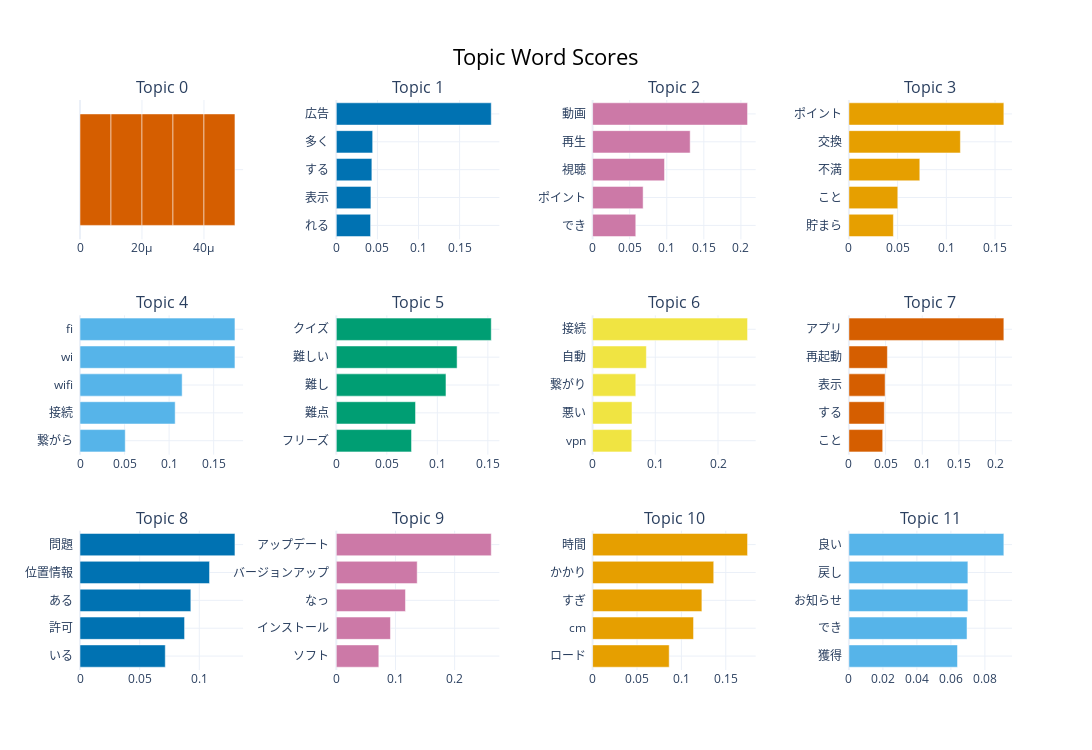

Notebook source saved alongside this figure:
### Code cell
topic_model.visualize_barchart(
    top_n_topics=14,
    width=500,  # 幅を広げる
)

### Figure 1 — Plotly figure (JSON) as saved in the notebook; plotly's stock layout.template omitted (floating-point values rounded to 4 significant figures)
{"data": [{"marker": {"color": "#D55E00"}, "orientation": "h", "type": "bar", "x": [1e-05, 1e-05, 1e-05, 1e-05, 1e-05], "xaxis": "x", "y": ["  ", "  ", "  ", "  ", "  "], "yaxis": "y"}, {"marker": {"color": "#0072B2"}, "orientation": "h", "type": "bar", "x": [0.04169, 0.04211, 0.04326, 0.04424, 0.1885], "xaxis": "x2", "y": ["れる  ", "表示  ", "する  ", "多く  ", "広告  "], "yaxis": "y2"}, {"marker": {"color": "#CC79A7"}, "orientation": "h", "type": "bar", "x": [0.05823, 0.06812, 0.097, 0.1316, 0.2089], "xaxis": "x3", "y": ["でき  ", "ポイント  ", "視聴  ", "再生  ", "動画  "], "yaxis": "y3"}, {"marker": {"color": "#E69F00"}, "orientation": "h", "type": "bar", "x": [0.04567, 0.05018, 0.07278, 0.1144, 0.159], "xaxis": "x4", "y": ["貯まら  ", "こと  ", "不満  ", "交換  ", "ポイント  "], "yaxis": "y4"}, {"marker": {"color": "#56B4E9"}, "orientation": "h", "type": "bar", "x": [0.05077, 0.1068, 0.1146, 0.1739, 0.1739], "xaxis": "x5", "y": ["繋がら  ", "接続  ", "wifi  ", "wi  ", "fi  "], "yaxis": "y5"}, {"marker": {"color": "#009E73"}, "orientation": "h", "type": "bar", "x": [0.07446, 0.07842, 0.1085, 0.1196, 0.1534], "xaxis": "x6", "y": ["フリーズ  ", "難点  ", "難し  ", "難しい  ", "クイズ  "], "yaxis": "y6"}, {"marker": {"color": "#F0E442"}, "orientation": "h", "type": "bar", "x": [0.0625, 0.06281, 0.06884, 0.08574, 0.2471], "xaxis": "x7", "y": ["vpn  ", "悪い  ", "繋がり  ", "自動  ", "接続  "], "yaxis": "y7"}, {"marker": {"color": "#D55E00"}, "orientation": "h", "type": "bar", "x": [0.04609, 0.04829, 0.04936, 0.05248, 0.2113], "xaxis": "x8", "y": ["こと  ", "する  ", "表示  ", "再起動  ", "アプリ  "], "yaxis": "y8"}, {"marker": {"color": "#0072B2"}, "orientation": "h", "type": "bar", "x": [0.07149, 0.08765, 0.09291, 0.1086, 0.1299], "xaxis": "x9", "y": ["いる  ", "許可  ", "ある  ", "位置情報  ", "問題  "], "yaxis": "y9"}, {"marker": {"color": "#CC79A7"}, "orientation": "h", "type": "bar", "x": [0.07186, 0.09154, 0.1169, 0.1367, 0.2619], "xaxis": "x10", "y": ["ソフト  ", "インストール  ", "なっ  ", "バージョンアップ  ", "アップデート  "], "yaxis": "y10"}, {"marker": {"color": "#E69F00"}, "orientation": "h", "type": "bar", "x": [0.08627, 0.1137, 0.1231, 0.1364, 0.1745], "xaxis": "x11", "y": ["ロード  ", "cm  ", "すぎ  ", "かかり  ", "時間  "], "yaxis": "y11"}, {"marker": {"color": "#56B4E9"}, "orientation": "h", "type": "bar", "x": [0.06388, 0.06949, 0.07, 0.07, 0.09115], "xaxis": "x12", "y": ["獲得  ", "でき  ", "お知らせ  ", "戻し  ", "良い  "], "yaxis": "y12"}], "layout": {"annotations": [{"font": {"size": 16}, "showarrow": false, "text": "Topic 0", "x": 0.0875, "xanchor": "center", "xref": "paper", "y": 1, "yanchor": "bottom", "yref": "paper"}, {"font": {"size": 16}, "showarrow": false, "text": "Topic 1", "x": 0.3625, "xanchor": "center", "xref": "paper", "y": 1, "yanchor": "bottom", "yref": "paper"}, {"font": {"size": 16}, "showarrow": false, "text": "Topic 2", "x": 0.6375, "xanchor": "center", "xref": "paper", "y": 1, "yanchor": "bottom", "yref": "paper"}, {"font": {"size": 16}, "showarrow": false, "text": "Topic 3", "x": 0.9125, "xanchor": "center", "xref": "paper", "y": 1, "yanchor": "bottom", "yref": "paper"}, {"font": {"size": 16}, "showarrow": false, "text": "Topic 4", "x": 0.0875, "xanchor": "center", "xref": "paper", "y": 0.6222, "yanchor": "bottom", "yref": "paper"}, {"font": {"size": 16}, "showarrow": false, "text": "Topic 5", "x": 0.3625, "xanchor": "center", "xref": "paper", "y": 0.6222, "yanchor": "bottom", "yref": "paper"}, {"font": {"size": 16}, "showarrow": false, "text": "Topic 6", "x": 0.6375, "xanchor": "center", "xref": "paper", "y": 0.6222, "yanchor": "bottom", "yref": "paper"}, {"font": {"size": 16}, "showarrow": false, "text": "Topic 7", "x": 0.9125, "xanchor": "center", "xref": "paper", "y": 0.6222, "yanchor": "bottom", "yref": "paper"}, {"font": {"size": 16}, "showarrow": false, "text": "Topic 8", "x": 0.0875, "xanchor": "center", "xref": "paper", "y": 0.2444, "yanchor": "bottom", "yref": "paper"}, {"font": {"size": 16}, "showarrow": false, "text": "Topic 9", "x": 0.3625, "xanchor": "center", "xref": "paper", "y": 0.2444, "yanchor": "bottom", "yref": "paper"}, {"font": {"size": 16}, "showarrow": false, "text": "Topic 10", "x": 0.6375, "xanchor": "center", "xref": "paper", "y": 0.2444, "yanchor": "bottom", "yref": "paper"}, {"font": {"size": 16}, "showarrow": false, "text": "Topic 11", "x": 0.9125, "xanchor": "center", "xref": "paper", "y": 0.2444, "yanchor": "bottom", "yref": "paper"}], "height": 750, "hoverlabel": {"bgcolor": "white", "font": {"family": "Rockwell", "size": 16}}, "showlegend": false, "title": {"font": {"color": "Black", "size": 22}, "text": "Topic Word Scores", "x": 0.5, "xanchor": "center", "yanchor": "top"}, "width": 2000, "xaxis": {"anchor": "y", "domain": [0, 0.175], "showgrid": true}, "xaxis10": {"anchor": "y10", "domain": [0.275, 0.45], "showgrid": true}, "xaxis11": {"anchor": "y11", "domain": [0.55, 0.725], "showgrid": true}, "xaxis12": {"anchor": "y12", "domain": [0.825, 1], "showgrid": true}, "xaxis2": {"anchor": "y2", "domain": [0.275, 0.45], "showgrid": true}, "xaxis3": {"anchor": "y3", "domain": [0.55, 0.725], "showgrid": true}, "xaxis4": {"anchor": "y4", "domain": [0.825, 1], "showgrid": true}, "xaxis5": {"anchor": "y5", "domain": [0, 0.175], "showgrid": true}, "xaxis6": {"anchor": "y6", "domain": [0.275, 0.45], "showgrid": true}, "xaxis7": {"anchor": "y7", "domain": [0.55, 0.725], "showgrid": true}, "xaxis8": {"anchor": "y8", "domain": [0.825, 1], "showgrid": true}, "xaxis9": {"anchor": "y9", "domain": [0, 0.175], "showgrid": true}, "yaxis": {"anchor": "x", "domain": [0.7556, 1], "showgrid": true}, "yaxis10": {"anchor": "x10", "domain": [0, 0.2444], "showgrid": true}, "yaxis11": {"anchor": "x11", "domain": [0, 0.2444], "showgrid": true}, "yaxis12": {"anchor": "x12", "domain": [0, 0.2444], "showgrid": true}, "yaxis2": {"anchor": "x2", "domain": [0.7556, 1], "showgrid": true}, "yaxis3": {"anchor": "x3", "domain": [0.7556, 1], "showgrid": true}, "yaxis4": {"anchor": "x4", "domain": [0.7556, 1], "showgrid": true}, "yaxis5": {"anchor": "x5", "domain": [0.3778, 0.6222], "showgrid": true}, "yaxis6": {"anchor": "x6", "domain": [0.3778, 0.6222], "showgrid": true}, "yaxis7": {"anchor": "x7", "domain": [0.3778, 0.6222], "showgrid": true}, "yaxis8": {"anchor": "x8", "domain": [0.3778, 0.6222], "showgrid": true}, "yaxis9": {"anchor": "x9", "domain": [0, 0.2444], "showgrid": true}}}
